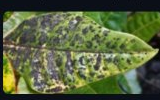
#> input picture data/test_user_crop.png, 160 x 100 px
$ python -i active_memory.py   (imports and definitions only)   (older library calls are emulated)
#> lines starting #> are read from the running program, lines starting #| are printed output that depends on the picture
#> further down, picture is the input picture: shape (100, 160, 3); mean B, G, R 62.6, 99.2, 87.7
"""
Module Máy Học Tăng Cường & Bộ Nhớ Tri Thức Bệnh Học (Active Learning & Long-term Memory)
Cho phép người dùng 'dạy' hệ thống các bệnh và triệu chứng mới chưa từng có trong tập huấn luyện.
Hệ thống tự động tra cứu hoạt chất, thuốc trị, lưu vector đặc trưng hình ảnh và tự động nhận diện
khi gặp lại các mẫu lá có triệu chứng tương tự trong tương lai.
"""

import json
import sqlite3
import datetime
import re
from pathlib import Path
from typing import Dict, Any, List, Tuple, Optional
import cv2
import numpy as np

DATA_DIR = Path(__file__).resolve().parents[1] / "data"
DB_PATH = DATA_DIR / "diagnosis_history.db"
JSON_MEMORY_PATH = DATA_DIR / "learned_memory.json"
LEARNED_IMGS_DIR = DATA_DIR / "learned_samples"


# =============================================================================
# 1. TỪ ĐIỂN CHUYÊN SÂU NÔNG NGHIỆP: TỰ ĐỘNG TRA CỨU HOẠT CHẤT & THUỐC TRỊ
# =============================================================================
AGRICULTURAL_TREATMENT_LOOKUP = {
    "nấm bồ hóng": {
        "scientific_name": "Capnodium mangiferae / Meliola sp.",
        "category": "Nấm hoại sinh bề mặt lá",
        "symptoms": "Bề mặt lá và cành bị bao phủ bởi lớp mụi than đen như nhọ nồi, cản trở quang hợp nghiêm trọng, xuất hiện nhiều sau đợt rệp sáp, rầy mềm tiết dịch mật.",
        "active_ingredients": ["Dầu khoáng nông nghiệp (Petroleum Spray Oil)", "Copper Hydroxide", "Mancozeb"],
        "medicines": ["SK Enspray 99EC", "Coc 85WP", "Kocide 2000", "Dithane M-45"],
        "protocol": [
            "Bước 1: Phun dập triệt để côn trùng tiết mật (rệp sáp, rầy mềm) bằng Movento 150OD hoặc Actara 25WG.",
            "Bước 2: Phun rửa lá bằng dầu khoáng nông nghiệp SK Enspray 99EC pha loãng giúp làm bong tróc lớp mụi đen.",
            "Bước 3: Phun thuốc gốc Đồng (Coc 85WP) sát khuẩn và làm sạch bề mặt phiến lá."
        ],
        "notes": "Nấm bồ hóng không ăn sâu vào mô lá mà sống nhờ chất bài tiết ngọt của côn trùng, trị côn trùng là gốc rễ."
    },
    "thối đọt vi khuẩn": {
        "scientific_name": "Xanthomonas campestris / Erwinia carotovora",
        "category": "Bệnh vi khuẩn gây hại đọt non",
        "symptoms": "Đọt non và cuống lá non bị nhũn nước, chuyển màu nâu đen sũng nước, bốc mùi hôi chua nhẹ, lá non rụng hàng loạt và khô chết ngọn.",
        "active_ingredients": ["Kasugamycin", "Oxytetracycline", "Bismerthiazol", "Đồng hữu cơ"],
        "medicines": ["Kasumin 2L", "Starner 20WP", "Phytocide 50WP", "Marisan 100SL"],
        "protocol": [
            "Cắt bỏ phần đọt bị thối đen xuống dưới vết bệnh 10cm, tiêu hủy xa vườn.",
            "Ngừng phun phân bón lá có hàm lượng đạm cao.",
            "Phun luân phiên kháng sinh Kasumin 2L và Starner 20WP ướt đẫm tán lá trong 2 lần cách nhau 5 ngày."
        ],
        "notes": "Vi khuẩn lây lan mạnh qua vết chích của bọ trĩ và giọt mưa, không phun thuốc gốc đồng chung với kháng sinh sinh học."
    },
    "rệp sáp": {
        "scientific_name": "Planococcus minor / Pseudococcus sp.",
        "category": "Côn trùng chích hút",
        "symptoms": "Từng đám phấn trắng như bông bám chặt vào nách lá, cuống lá, chùm hoa và cuống trái non, làm teo tóp lá non và tiết dịch mật dụ kiến đen, nấm bồ hóng.",
        "active_ingredients": ["Spirotetramat", "Buprofezin", "Clothianidin", "Dầu khoáng"],
        "medicines": ["Movento 150OD", "Applaud 10WP", "Oshin 20WP", "SK Enspray 99EC"],
        "protocol": [
            "Tỉa cành tạo tán thông thoáng, dọn sạch cỏ gốc.",
            "Phun kết hợp Movento 150OD với dầu khoáng SK Enspray 99EC để phá tan lớp sáp sáp bảo vệ trên thân rệp.",
            "Tưới thuốc trừ rệp quanh gốc diệt đàn rệp sáp dưới rễ."
        ],
        "notes": "Rệp sáp có lớp sáp không thấm nước, bắt buộc phải dùng thuốc có tính lưu dẫn hai chiều hoặc kèm chất trợ lực."
    },
    "tuyến trùng hại rễ": {
        "scientific_name": "Meloidogyne incognita",
        "category": "Tuyến trùng hại rễ",
        "symptoms": "Cây chững phát triển, đọt non ngắn ngủn, phiến lá vàng úa từng mảng hoặc cháy rìa lá, rễ tơ nổi u sần hạch hạt cườm, thối rễ non.",
        "active_ingredients": ["Fluopyram", "Abamectin", "Chitosan", "Nấm tím Paecilomyces lilacinus"],
        "medicines": ["Tervigo 020SC", "Velum Prime 400SC", "Tuyến Trùng Tuyệt Trừ", "Trichoderma"],
        "protocol": [
            "Tưới sục thuốc đặc trị tuyến trùng Tervigo 020SC hoặc Velum Prime quanh vùng rễ non.",
            "Bón phân hữu cơ hoai mục kết hợp nấm săn tuyến trùng Paecilomyces lilacinus định kỳ.",
            "Bổ sung Axit Humic kích thích mọc rễ tơ mới thay thế."
        ],
        "notes": "Vết thương do tuyến trùng cắn phá là cửa ngõ chính để nấm Phytophthora xâm nhập gây thối rễ xì mủ."
    },
    "thiếu magie": {
        "scientific_name": "Magnesium (Mg) Deficiency",
        "category": "Rối loạn dinh dưỡng trung lượng",
        "symptoms": "Phiến lá già chuyển sang màu vàng tươi, đặc biệt thịt lá vàng rực trong khi gân lá vẫn giữ màu xanh tạo thành hình chữ V ngược rất đặc trưng.",
        "active_ingredients": ["Magie Sunfat (MgSO4)", "Magie Chelate (Mg-EDTA)", "Dolomite"],
        "medicines": ["Magie Bo Sầu Riêng", "Kieserite (MgSO4)", "Phân bón lá vi lượng Combi"],
        "protocol": [
            "Bón gốc Dolomite (chứa MgO và CaO) nâng độ pH đất và bổ sung Magie tự nhiên.",
            "Phun phân bón lá giàu Magie Chelate trực tiếp lên tán lá già để bù đắp diệp lục tố nhanh chóng.",
            "Cân đối lại tỷ lệ bón Kali, tránh bón thừa Kali gây ức chế cây hấp thu Magie."
        ],
        "notes": "Magie là nhân của phân tử diệp lục tố, thiếu Magie khiến lá mất màu xanh nhưng gân chính vẫn xanh."
    },
    "thiếu kẽm": {
        "scientific_name": "Zinc (Zn) Deficiency",
        "category": "Rối loạn dinh dưỡng vi lượng",
        "symptoms": "Lá non mọc ra nhỏ xíu, hẹp dài biến dạng, đốt đọt non ngắn lại chùn đọt, thịt lá vàng trắng nổi gân xanh dạng gân nổi mắt lưới.",
        "active_ingredients": ["Kẽm Sunfat (ZnSO4)", "Kẽm Chelate (Zn-EDTA)", "Kẽm sữa"],
        "medicines": ["YaraVita Zintrac (Kẽm sữa)", "Combi Chelate", "Antracol 70WP (bổ sung Kẽm)"],
        "protocol": [
            "Phun phân bón lá vi lượng Kẽm sữa YaraVita Zintrac khi cây vừa nhú đọt non 2-3cm.",
            "Tưới gốc vi lượng tổng hợp kết hợp Axit Humic.",
            "Kiểm tra lại pH đất, đất kiềm pH > 7.0 thường làm kết tủa Kẽm khiến rễ không hấp thu được."
        ],
        "notes": "Thiếu kẽm thường đi kèm hiện tượng lá túm, đọt ngắn chổi xể."
    },
    "cháy chóp lá": {
        "scientific_name": "Leaf Tip Scorch / Salt & Fertilizer Toxicity",
        "category": "Ngộ độc phân bón & rễ tổn thương",
        "symptoms": "Chóp lá bị cháy khô cong gập lại từ đỉnh chóp vào trong 1-3cm, ranh giới vết cháy rõ rệt, rễ non bị thối đen đầu rễ do bón quá nhiều phân hóa học hoặc nước tưới nhiễm mặn.",
        "active_ingredients": ["Axit Humic", "Fulvic Acid", "Canxi Nitrat", "Giải độc rễ"],
        "medicines": ["Humic Mỹ Cao Cấp", "Rootwell Giải Độc", "Bí Mật Rễ Xanh"],
        "protocol": [
            "Ngừng ngay lập tức toàn bộ phân bón hóa học và thuốc kích đọt.",
            "Tưới nước ngọt xả mặn/xả phân liên tục 3 ngày quanh gốc.",
            "Tưới Axit Humic phục hồi hệ rễ tơ và kích thích bài tiết độc chất."
        ],
        "notes": "Chóp lá tập trung các mạch rỗng thoát hơi nước cuối cùng, khi rễ ngộ độc phân chóp lá sẽ cháy đầu tiên."
    },
    "bọ cánh cứng ăn lá": {
        "scientific_name": "Hypomeces squamosus / Adoretus sp.",
        "category": "Côn trùng cắn phá",
        "symptoms": "Phiến lá non và bánh tẻ bị cắn nham nhở thủng lỗ chỗ như lưới, chỉ còn lại gân chính, ban ngày bọ lẩn trốn dưới gốc hoặc tán cỏ, ban đêm bò lên cắn phá rộ.",
        "active_ingredients": ["Chlorantraniliprole", "Lambda-cyhalothrin", "Emamectin Benzoate"],
        "medicines": ["Virtako 40WG", "Karate 2.5EC", "Proclaim 1.9EC"],
        "protocol": [
            "Rung cây thu gom bọ cánh cứng vào chiều tối.",
            "Phun thuốc xông hơi hoặc vị độc (Virtako 40WG, Karate 2.5EC) vào thời điểm chập tối khi bọ bắt đầu bò lên ăn lá.",
            "Rải thuốc trừ sâu dạng hạt (Regent 0.3G) quanh gốc diệt ấu trùng sùng đất trong đất."
        ],
        "notes": "Bọ cánh cứng hoạt động chủ yếu ban đêm, phun thuốc ban ngày hiệu quả rất thấp."
    }
}


# [96 lines left out: function search_treatment_and_medicine, not called in this run]


# =============================================================================
# 2. TRÍCH XUẤT VECTOR ĐẶC TRƯNG HÌNH THÁI & MÀU SẮC (VISUAL EMBEDDING)
# =============================================================================
def extract_visual_embedding(
    image_bgr: np.ndarray,
    leaf_mask: Optional[np.ndarray] = None,
    metrics: Optional[Dict[str, Any]] = None,
    core_probs: Optional[np.ndarray] = None
) -> np.ndarray:
    """
    Trích xuất vector đặc trưng thị giác 48 chiều chuẩn hóa (L2-normalized embedding)
    cho phép so khớp độ tương đồng hình thái (Cosine Similarity) với bộ nhớ đã học.
    """
    h, w = image_bgr.shape[:2]
#> h = 100; w = 160
    hsv = cv2.cvtColor(image_bgr, cv2.COLOR_BGR2HSV)
#> hsv: shape (100, 160, 3); mean H, S, V 56, 113.7, 102
    lab = cv2.cvtColor(image_bgr, cv2.COLOR_BGR2LAB)
#> lab: shape (100, 160, 3); mean of channels 0, 1, 2 100.3, 117.9, 145.9
    mask = leaf_mask if (leaf_mask is not None and cv2.countNonZero(leaf_mask) > 0) else None

    # 1. Phân bố màu sắc HSV (16 bin H, 8 bin S, 8 bin V = 32 chiều)
    hist_h = cv2.calcHist([hsv], [0], mask, [16], [0, 180]).flatten()
#> hist_h = [151, 586, 2219, 7022, 1606, 381, 228, 207, 393, 1692, 934, 340, 87, 47, 48, 59]
    hist_s = cv2.calcHist([hsv], [1], mask, [8], [0, 256]).flatten()
#> hist_s = [1223, 2394, 2909, 2987, 3185, 1504, 995, 803]
    hist_v = cv2.calcHist([hsv], [2], mask, [8], [0, 256]).flatten()
#> hist_v = [3215, 745, 2967, 3831, 2668, 1800, 655, 119]
    hist_h = hist_h / (hist_h.sum() + 1e-7)
#> hist_h = [0.00944, 0.0366, 0.139, 0.439, 0.1, 0.0238, 0.0143, 0.0129, 0.0246, 0.106, 0.0584, 0.0213, 0.00544, 0.00294, 0.003, 0.00369]
    hist_s = hist_s / (hist_s.sum() + 1e-7)
#> hist_s = [0.0764, 0.15, 0.182, 0.187, 0.199, 0.094, 0.0622, 0.0502]
    hist_v = hist_v / (hist_v.sum() + 1e-7)
#> hist_v = [0.201, 0.0466, 0.185, 0.239, 0.167, 0.112, 0.0409, 0.00744]

    # 2. Thống kê màu sắc LAB (Mean, Std của L, A, B = 6 chiều)
    if mask is not None:
        pts = lab[mask > 0]
        if len(pts) > 0:
            m_l, s_l = float(np.mean(pts[:, 0])), float(np.std(pts[:, 0]))
            m_a, s_a = float(np.mean(pts[:, 1])), float(np.std(pts[:, 1]))
            m_b, s_b = float(np.mean(pts[:, 2])), float(np.std(pts[:, 2]))
        else:
            m_l, s_l, m_a, s_a, m_b, s_b = 128.0, 30.0, 128.0, 20.0, 128.0, 20.0
    else:
        m_l, s_l = float(np.mean(lab[:, :, 0])), float(np.std(lab[:, :, 0]))
#> m_l = 100.3; s_l = 58.12
        m_a, s_a = float(np.mean(lab[:, :, 1])), float(np.std(lab[:, :, 1]))
#> m_a = 117.9; s_a = 9.57
        m_b, s_b = float(np.mean(lab[:, :, 2])), float(np.std(lab[:, :, 2]))
#> m_b = 145.9; s_b = 17.78

    lab_stats = np.array([m_l / 255.0, s_l / 128.0, m_a / 255.0, s_a / 128.0, m_b / 255.0, s_b / 128.0], dtype=np.float32)
#> lab_stats = [0.393, 0.454, 0.463, 0.0747, 0.572, 0.139]

    # 3. Kết cấu bề mặt & Độ nét (Laplacian variance = 1 chiều)
    gray = cv2.cvtColor(image_bgr, cv2.COLOR_BGR2GRAY)
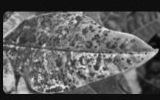
#> gray: shape (100, 160); min 1, max 234, mean 91.6
    lap_var = float(cv2.Laplacian(gray, cv2.CV_64F).var())
#> lap_var = 1448.5
    texture_feat = np.array([min(1.0, float(np.log1p(lap_var) / 8.0))], dtype=np.float32)
#> texture_feat = [0.91]

    # 4. Tổn thương & Mức độ bệnh (3 chiều)
    sev_pct = float(metrics.get("severity_percentage", 0.0)) / 100.0 if metrics else 0.05
    spot_px = float(metrics.get("spot_area_px", 0.0)) / float(metrics.get("leaf_area_px", 1.0)) if metrics else 0.05
    morph_feats = np.array([min(1.0, sev_pct), min(1.0, spot_px), float(w / max(h, 1))], dtype=np.float32)
#> morph_feats = [0.05, 0.05, 1.6]

    # 5. Xác suất Deep Learning cốt lõi (6 chiều nếu có)
    if core_probs is not None and len(core_probs) == 6:
        ai_feats = np.array(core_probs, dtype=np.float32) * 1.5
    else:
        ai_feats = np.ones(6, dtype=np.float32) / 6.0

    # Ghép toàn bộ thành 48 chiều
    vector = np.concatenate([hist_h, hist_s, hist_v, lab_stats, texture_feat, morph_feats, ai_feats])
#> vector = 48 values, max 1.6 at index 41, min 0.00294 at index 13, mean 0.181
    norm = np.linalg.norm(vector)
#> norm = 2.25
    if norm > 0:
        vector = vector / norm
#> vector = 48 values, max 0.712 at index 41, min 0.00131 at index 13, mean 0.0807
    return vector


# =============================================================================
# 3. QUẢN LÝ CƠ SỞ DỮ LIỆU & BỘ NHỚ HỌC TĂNG CƯỜNG (PERSISTENT MEMORY)
# =============================================================================
# [294 lines left out: functions init_learned_database, save_learned_disease, get_all_learned_diseases, delete_learned_disease, find_matching_learned_disease, seed_initial_learned_diseases, not called in this run]

>>> import cv2
>>> picture = cv2.imread('../data/test_user_crop.png')
>>> result = extract_visual_embedding(picture)
#> result has the same summary as vector in extract_visual_embedding
